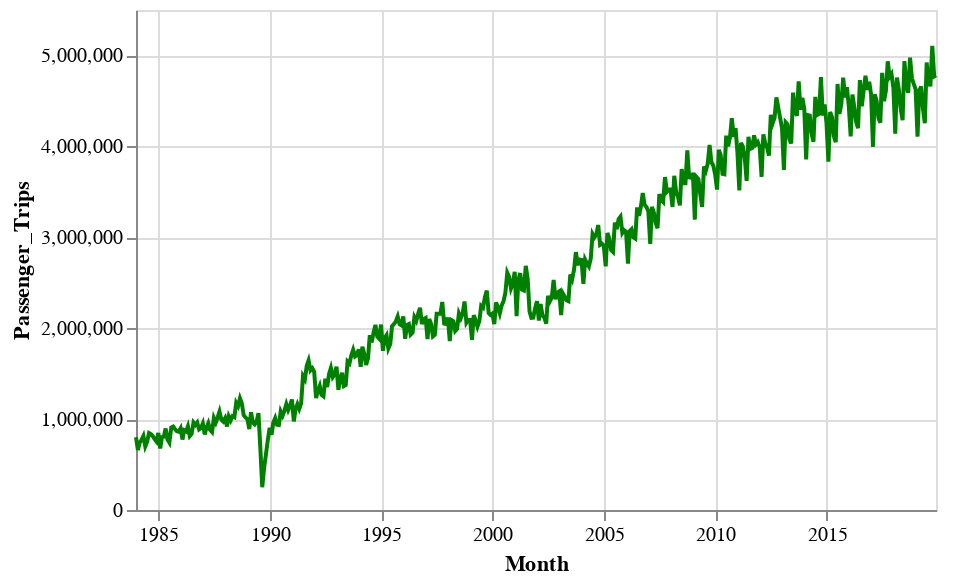

The cell this chart's notebook holds for it:
### Code cell
alt.Chart(trips_months) \
    .mark_line(color = 'green') \
    .encode(
        x = 'Month:T',
        y = 'Passenger_Trips:Q') \
    .properties(
        width = 400,
        height = 250)

### Figure 1 — Vega-Lite specification as saved in the notebook (floating-point values rounded to 4 significant figures; data arrays with more than 128 entries replaced by an {"elided": "..."} marker saying what was removed)
{"config": {"view": {"continuousWidth": 400, "continuousHeight": 300}}, "data": {"name": "data-d59fb5057bfbe2d4692b1e85e0e26acc"}, "mark": {"type": "line", "color": "green"}, "encoding": {"x": {"type": "temporal", "field": "Month"}, "y": {"type": "quantitative", "field": "Passenger_Trips"}}, "height": 250, "width": 400, "$schema": "https://vega.github.io/schema/vega-lite/v4.0.2.json", "datasets": {"data-d59fb5057bfbe2d4692b1e85e0e26acc": {"elided": "432 records"}}}
